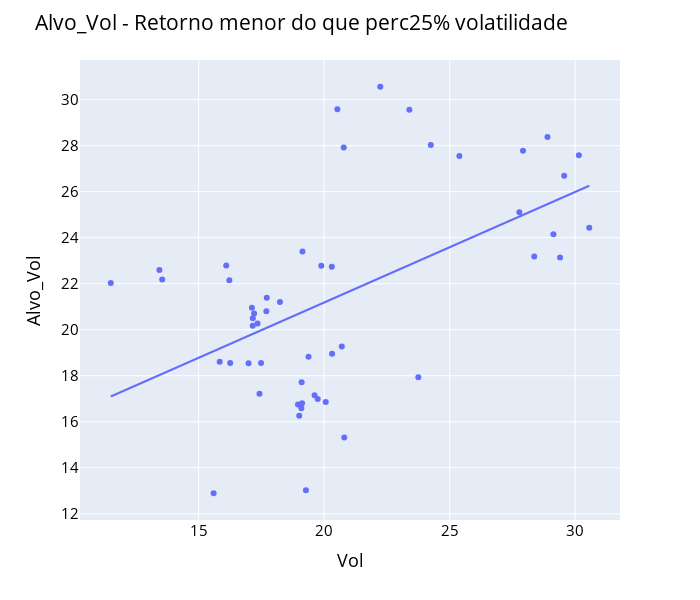

Notebook cell for this chart:
### Code cell
# Analisando apenas quando os retornos são menores do que o percentil de 25%

fig = px.scatter(x = df1[((df1["Retorno"] < df1["Retorno"].describe()[4]))]["Vol"]
                 , y = df1[((df1["Retorno"] < df1["Retorno"].describe()[4]))]["Alvo_Vol"] , trendline = "ols")

fig.update_layout(height = 600, width = 700
                  , title_text = "Alvo_Vol - Retorno menor do que perc25% volatilidade"
                  , font_color = "blue"
                  , title_font_color = "black"
                  , xaxis_title = "Vol"
                  , yaxis_title = "Alvo_Vol"
                  , font = dict(size = 15, color = "Black")
                  , showlegend = True
                 )

fig.show()

### Figure 1 — Plotly figure (JSON) as saved in the notebook; plotly's stock layout.template omitted (floating-point values rounded to 4 significant figures)
{"data": [{"hovertemplate": "x=%{x}<br>y=%{y}<extra></extra>", "legendgroup": "", "marker": {"color": "#636efa", "symbol": "circle"}, "mode": "markers", "name": "", "orientation": "v", "showlegend": false, "type": "scatter", "x": [15.6, 13.44, 13.55, 11.5, 15.84, 19.1, 19.62, 19.74, 20.32, 17.15, 16.1, 16.22, 17.12, 17.21, 18.96, 19.01, 23.75, 20.7, 17.49, 16.26, 17.16, 17.35, 17.7, 19.38, 20.06, 17.42, 19.12, 19.09, 20.8, 19.27, 16.99, 17.71, 18.24, 19.14, 19.89, 20.31, 20.53, 20.78, 22.24, 23.4, 29.13, 27.92, 28.9, 30.56, 29.56, 30.15, 24.25, 25.39, 27.78, 29.4, 28.37], "xaxis": "x", "y": [12.89, 22.59, 22.18, 22.03, 18.6, 17.72, 17.15, 16.99, 18.96, 20.17, 22.8, 22.15, 20.95, 20.7, 16.75, 16.26, 17.93, 19.27, 18.55, 18.55, 20.5, 20.27, 20.8, 18.82, 16.86, 17.21, 16.81, 16.59, 15.32, 13.02, 18.55, 21.39, 21.2, 23.4, 22.78, 22.74, 29.58, 27.92, 30.56, 29.56, 24.15, 27.78, 28.38, 24.44, 26.69, 27.58, 28.02, 27.55, 25.11, 23.14, 23.18], "yaxis": "y"}, {"hovertemplate": "<b>OLS trendline</b><br>y = 0.480511 * x + 11.572<br>R<sup>2</sup>=0.269058<br><br>x=%{x}<br>y=%{y} <b>(trend)</b><extra></extra>", "legendgroup": "", "marker": {"color": "#636efa", "symbol": "circle"}, "mode": "lines", "name": "", "showlegend": false, "type": "scatter", "x": [11.5, 13.44, 13.55, 15.6, 15.84, 16.1, 16.22, 16.26, 16.99, 17.12, 17.15, 17.16, 17.21, 17.35, 17.42, 17.49, 17.7, 17.71, 18.24, 18.96, 19.01, 19.09, 19.1, 19.12, 19.14, 19.27, 19.38, 19.62, 19.74, 19.89, 20.06, 20.31, 20.32, 20.53, 20.7, 20.78, 20.8, 22.24, 23.4, 23.75, 24.25, 25.39, 27.78, 27.92, 28.37, 28.9, 29.13, 29.4, 29.56, 30.15, 30.56], "xaxis": "x", "y": [17.1, 18.03, 18.08, 19.07, 19.18, 19.31, 19.37, 19.38, 19.74, 19.8, 19.81, 19.82, 19.84, 19.91, 19.94, 19.97, 20.08, 20.08, 20.34, 20.68, 20.7, 20.75, 20.75, 20.76, 20.77, 20.83, 20.88, 21.0, 21.06, 21.13, 21.21, 21.33, 21.33, 21.43, 21.52, 21.56, 21.57, 22.26, 22.81, 22.98, 23.22, 23.77, 24.92, 24.99, 25.2, 25.46, 25.57, 25.7, 25.78, 26.06, 26.26], "yaxis": "y"}], "layout": {"font": {"color": "Black", "size": 15}, "height": 600, "legend": {"tracegroupgap": 0}, "margin": {"t": 60}, "showlegend": true, "title": {"font": {"color": "black"}, "text": "Alvo_Vol - Retorno menor do que perc25% volatilidade"}, "width": 700, "xaxis": {"anchor": "y", "domain": [0, 1], "title": {"text": "Vol"}}, "yaxis": {"anchor": "x", "domain": [0, 1], "title": {"text": "Alvo_Vol"}}}}
